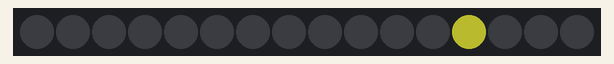
Recording of a sketch running on a simulated Arduino Uno, built with avr-gcc and run on an emulated ATmega328P. Parts: 16 RGB LEDs in strip order, left to right. Dim RGB values are drawn brighter than linear; random numbers use the default seed unless the sketch sets one.

Above: at 0.58 s.
At 8.38 s:
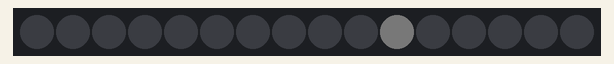
At 20.24 s:
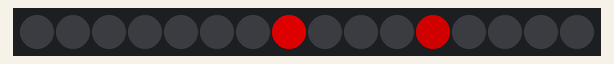
At 25.13 s:
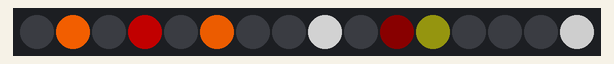
At 30.03 s:
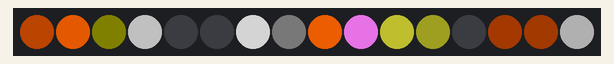
At 39.92 s:
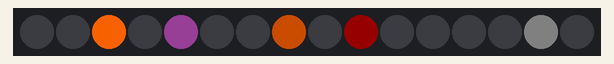

The sketch:

ex11_sparkle.ino
```cpp
/** Because sparkles.
 */
#include <Adafruit_NeoPixel.h>

#define PIN		6
#define NUM_PIXELS	16

Adafruit_NeoPixel pixels = Adafruit_NeoPixel(
	NUM_PIXELS,			// how many pixels on strip?
	PIN,				// output pin?
	NEO_GRB + NEO_KHZ800		// type of pixels?
);


int chance = 0;

void setup() {
	pixels.begin();
}

#define NUM_COLORS 6
const uint8_t palette[][3] = {
	{ 255, 255, 255 },
	{ 255, 255, 255 },
	{ 255, 0, 0 },
	{ 255, 100, 0 },
	{ 200, 100, 200 },
	{ 80, 80, 20 },
};

void loop() {
	// fade all the pixels
	for(int i = 0 ; i < NUM_PIXELS ; i++)
	{
		uint32_t c = pixels.getPixelColor(i);
		int r = (c >> 16) & 0xFF;
		int g = (c >>  8) & 0xFF;
		int b = (c >>  0) & 0xFF;

		// chance goes from 0-127, so this limits the
		// blending to 4-12.  4 == fast, 12 == slow
		int blending = 4 + 8 - (chance / 16);

		r = (r * blending) / (blending+1);
		g = (g * blending) / (blending+1);
		b = (b * blending) / (blending+1);
		pixels.setPixelColor(i, r, g, b);
	}

	// Make flashes that increase in frequency
	if (random(90) <= chance)
	{
		chance = (chance + 1) % 128;

		int c = random(NUM_COLORS);

		pixels.setPixelColor(
			random(0, NUM_PIXELS),
			palette[c][0],
			palette[c][1],
			palette[c][2]
		);
	}

	pixels.show();
	delay(50);

}
```
